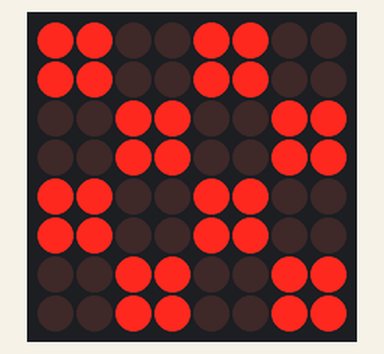
Simulated run of this sketch. Board: Arduino Uno, built with avr-gcc and run on an emulated ATmega328P. On the bench: 8×8 LED matrix.

Above: at 0.1 s.

The sketch:

MAX7219_Mat_ledcontrole_cours2.ino
```cpp
/*************************** PLAISIR ARDUINO ***************************
 *********************** MATRCICE 8x8 et MAX7219 ***********************
  Le 18/10/2016. http://plaisirarduino.fr/

    Dans ce programme nous utiliserons la bibliothèque "ledControl.h" pour
    expoloiter un afficheur à leds matricielle au travers d'un decodeur.

    *************** Matériels ***************
    µ Arduino UNO.
    Décodeur MAX7219.
    Afficheur 1588bs.
    Resistance 220kohms.
    Condensateur 0,1µf.

    *************** Synoptique de branchement ***************

  /***** Reperage des broches *****

  pin 11 arduino ==> DataIn  MAX7219
  pin 13 arduino ==> the CLK  MAX7219
  pin 10  arduino ==> LOAD  MAX7219
*/

/***** Inclusion des bibliothèques utiles *****/

#include <LedControl.h> //Permet l'exploitation des afficheurs.


LedControl MatriceMax = LedControl(11, 13, 10, 1);

byte MatData[8] =
{  B11001100,	B11001100, B00110011, B00110011, B11001100, B11001100, B00110011, B00110011,};


void setup() {

  /***** CONFIGURATION *****/

  //MAX7219.
  MatriceMax.shutdown(0, false); // le mode shutdown est desactiver
  MatriceMax.clearDisplay(0);
  MatriceMax.setIntensity(0, 8);
}

//------------LOOP----------------------
void loop() {

  for (int i = 0; i < 8; i++) {
    MatriceMax.setColumn (0, i  , MatData[i]);
  }

}
```
